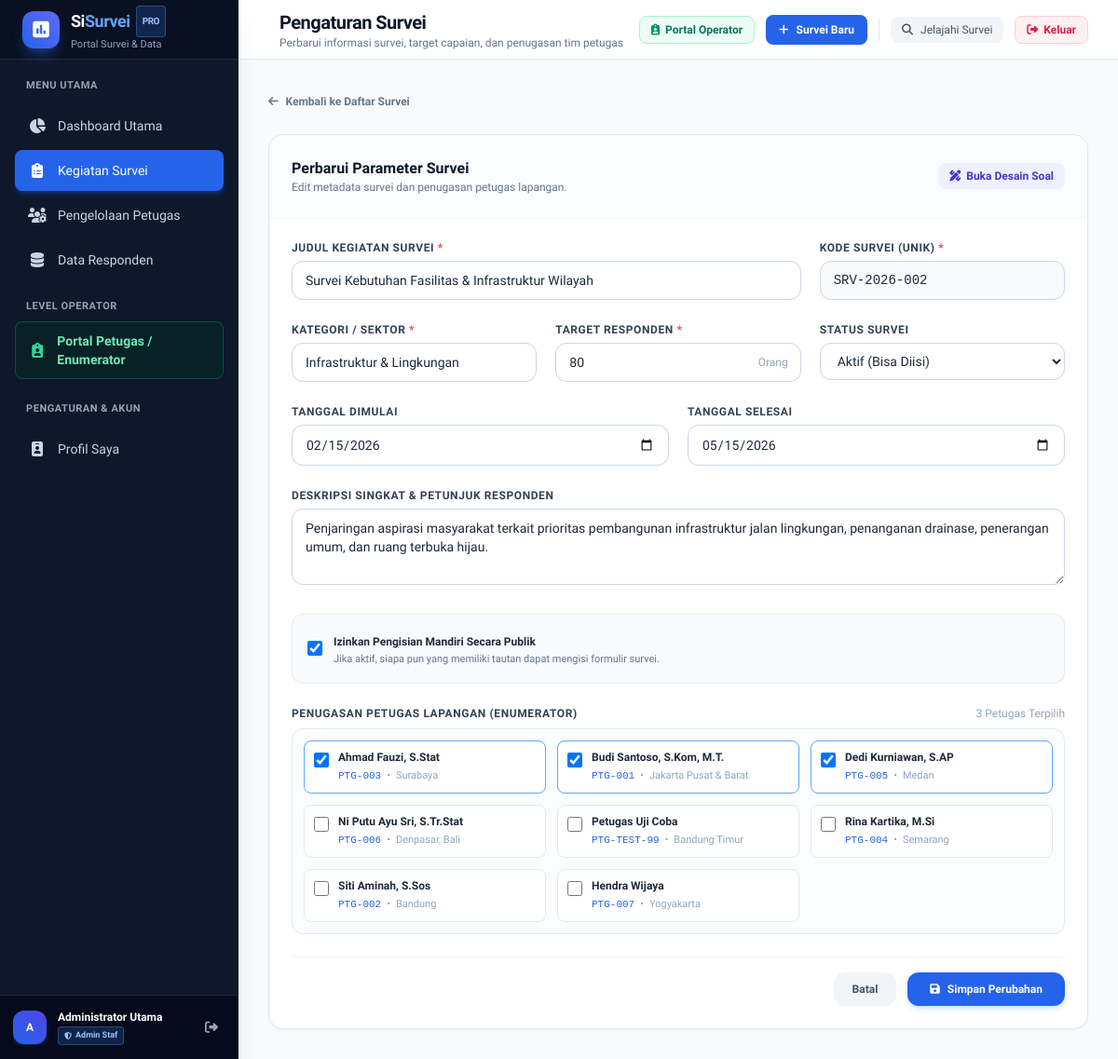
Page /survei/7/edit (signed in) on the earlier database version.
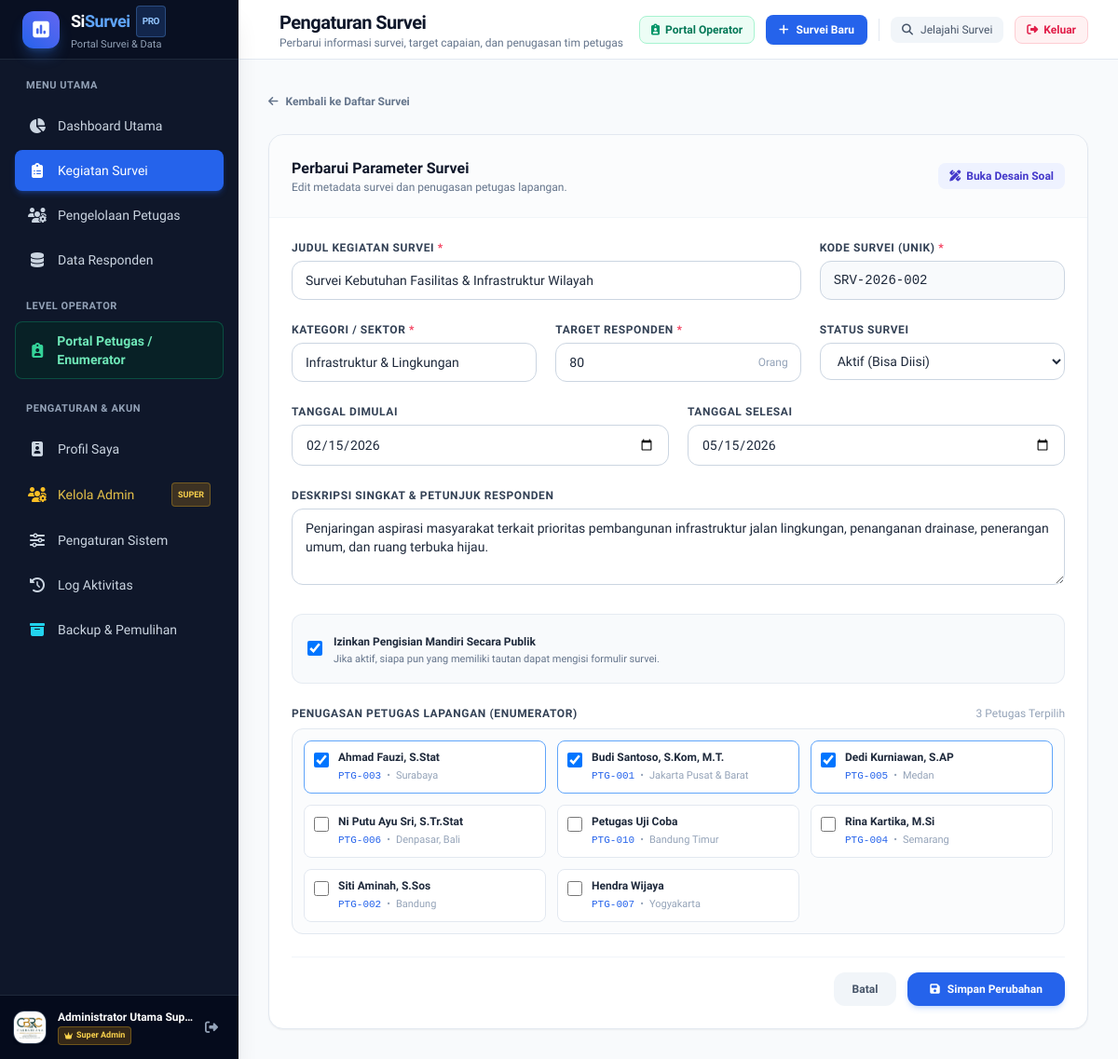
Same page on the later database version.
### tables this page shows
CREATE TABLE petugas (
            id INTEGER PRIMARY KEY AUTOINCREMENT,
            nip TEXT UNIQUE NOT NULL,
            nama TEXT NOT NULL,
            email TEXT,
            no_hp TEXT,
            wilayah TEXT,
            jabatan TEXT DEFAULT 'Petugas Lapangan',
            status TEXT DEFAULT 'Aktif',
            created_at DATETIME DEFAULT CURRENT_TIMESTAMP
        , foto TEXT, password_hash TEXT);

### app.py (the view, shortened to what this page needs)
@app.route('/survei/<int:id>/edit', methods=['GET', 'POST'])
def survei_edit(id):
    conn = get_db()
    cursor = conn.cursor()
    cursor.execute("SELECT * FROM survei WHERE id = ?", (id,))
    survei = cursor.fetchone()
    if not survei:
        conn.close()
        flash("Survei tidak ditemukan!", "danger")
        return redirect(url_for('survei_index'))
    cursor.execute("SELECT * FROM petugas ORDER BY status ASC, nama ASC")
    all_petugas = cursor.fetchall()
    cursor.execute("SELECT petugas_id FROM survei_petugas WHERE survei_id = ?", (id,))
    assigned_petugas_ids = [r['petugas_id'] for r in cursor.fetchall()]
    conn.close()
    return render_template('surveys/edit.html', survei=survei, all_petugas=all_petugas, assigned_petugas_ids=assigned_petugas_ids)

### app.py (called while the page is built, shortened)
@app.after_request
def set_security_headers(response):
    response.headers['X-Content-Type-Options'] = 'nosniff'
    response.headers['X-Frame-Options'] = 'SAMEORIGIN'
    response.headers['X-XSS-Protection'] = '1; mode=block'
    response.headers['Referrer-Policy'] = 'strict-origin-when-cross-origin'
    return response

def get_local_ip():
    try:
        s = socket.socket(socket.AF_INET, socket.SOCK_DGRAM)
        s.connect(('8.8.8.8', 80))
        ip = s.getsockname()[0]
        s.close()
        return ip
    except Exception:
        return '127.0.0.1'

@app.before_request
def check_authentication():
    if request.path.startswith('/static') or request.path == '/favicon.ico':
        return
    if request.endpoint in ('login', 'logout'):
        return
    if request.endpoint in ('survei_isi', 'survei_sukses') or request.path.startswith('/s/'):
        return
    if 'user_role' not in session:
        flash("Silakan masuk terlebih dahulu untuk mengakses sistem SiSurvei.", "info")
        return redirect(url_for('login', next=request.path))

### templates/surveys/edit.html (shortened to what the changed rows need)
{% extends 'base.html' %}
{% block header_title %}Pengaturan Survei{% endblock %}
{% block content %}
<div class="max-w-4xl mx-auto space-y-6">
  <div class="bg-white rounded-2xl border border-slate-200 shadow-sm overflow-hidden">
    <div class="p-6 border-b border-slate-100 bg-slate-50/50 flex items-center justify-between">
      <div>
        <h2 class="text-base font-bold text-slate-900">Perbarui Parameter Survei</h2>
      </div>
    </div>
    <form action="{{ url_for('survei_edit', id=survei.id) }}" method="POST" class="p-6 space-y-6">
      <div>
        <div class="grid grid-cols-1 sm:grid-cols-2 lg:grid-cols-3 gap-3 max-h-60 overflow-y-auto custom-scrollbar p-3 border border-slate-200 rounded-xl bg-slate-50/50">
          {% for p in all_petugas %}
          <label class="flex items-start gap-2.5 p-2.5 bg-white rounded-lg border {% if p.id in assigned_petugas_ids %}border-blue-400 bg-blue-50/20{% else %}border-slate-200{% endif %} hover:border-blue-400 cursor-pointer transition select-none">
            <input type="checkbox" name="petugas_ids" value="{{ p.id }}" {% if p.id in assigned_petugas_ids %}checked{% endif %} class="mt-0.5 w-4 h-4 text-blue-600 rounded border-slate-300 focus:ring-blue-500">
            <div class="text-xs flex-1">
              <p class="font-bold text-slate-800 leading-tight">{{ p.nama }}</p>
              <div class="flex items-center gap-1.5 mt-1 text-[11px] text-slate-400">
                <span class="font-mono text-blue-600">{{ p.nip }}</span>
                <span>•</span>
                <span>{{ p.wilayah or '-' }}</span>
              </div>
            </div>
          </label>
          {% endfor %}
        </div>
      </div>
    </form>
  </div>
</div>
{% endblock %}

Differences in the rows shown:
changed petugas "Petugas Uji Coba": nip "PTG-TEST-99" → "PTG-010"
Other differences:
{{ logged_user.name }}: "Administrator Utama" → "Administrator Utama Super"
{{ (logged_user.name or 'A')[0]|upper }}: "A" → (not shown)
text no longer shown: "Admin Staf"
text now shown: "Kelola Admin SUPER Pengaturan Sistem Log Aktivitas Backup & Pemulihan Super Admin"
